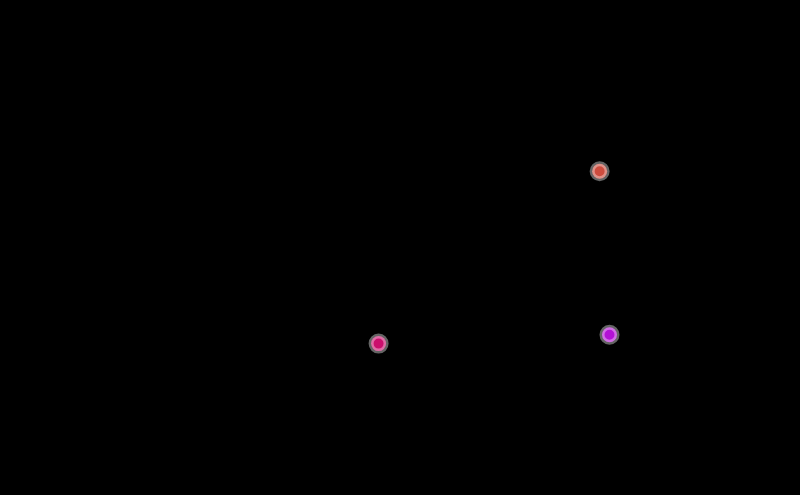
Frame 1 (no input)
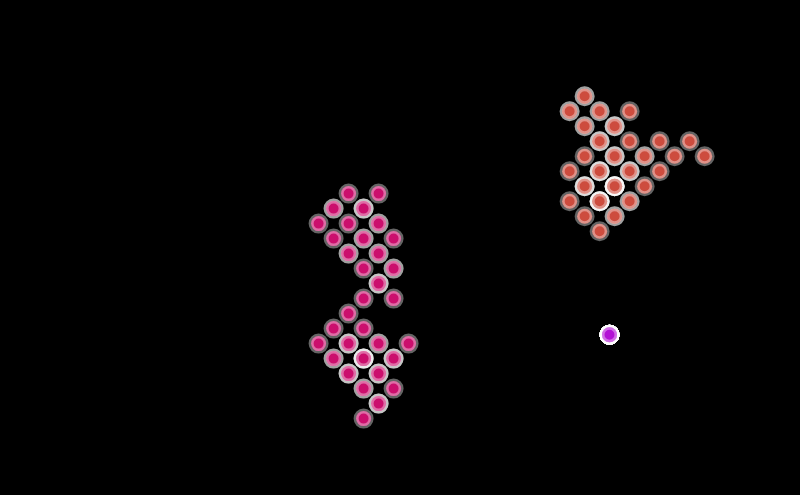
Frame 60 (no input)
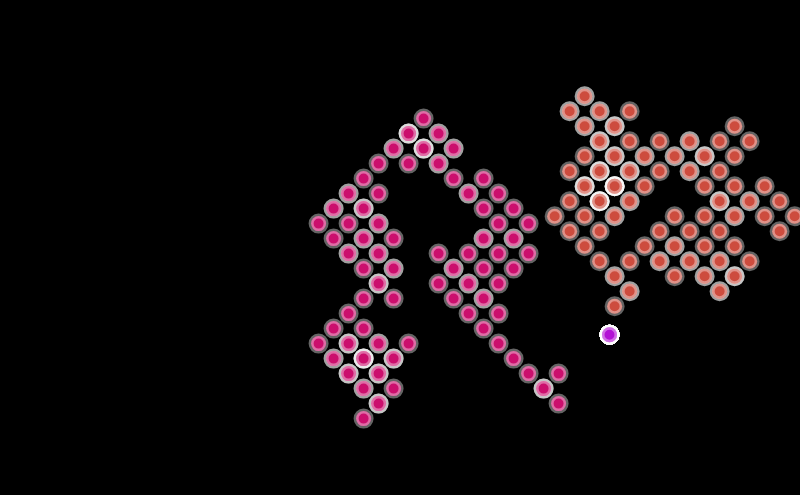
Frame 120 (the mouse pressed at the canvas centre since frame 60)

The p5.js sketch that drew these frames (run headless with seeded random() and noise() and a simulated clock; from frame 60 on, the mouse is pressed at the canvas centre):

// p5.js sketch
// ── sketch.js
//Try to pause individual walkers
var walker = [],
  num = 2,
  on = true;

function Walker(xMin, xMax, yMin, yMax) {
  this.xMin = xMin;
  this.xMax = xMax;
  this.yMin = yMin;
  this.yMax = yMax;
  this.xRt = 0;
  this.yRt = 0;
  this.x = random(width);
  this.y = random(height);
  this.distance = 15;
  this.cS = 15;
  this.col = color(random(255), random(255), random(255));



  this.display = function() {
    var cS = this.cS;

    strokeWeight(5);
    stroke(255, 100);
    //fill(0, 230, 255, 100);
    fill(this.col, 100);
    ellipse(this.x, this.y, cS, cS);

  };
  this.move = function(){
    var xVal = random(0, 1);
    var yVal = random(0, 1);
    
    if(xVal > 0.5){
      this.x -= this.distance;
    } else{
      this.x += this.distance;
    }
    
    if(yVal > 0.5){
      this.y -= this.distance;
    } else{
      this.y += this.distance;
    }
  };
  this.left = function() {
    this.x -= this.distance;
  };

  this.right = function() {
    this.x += this.distance;
  };

  this.up = function() {
    this.y -= this.distance;
  };

  this.down = function() {
    this.y += this.distance;
  };

  this.stayInScreen = function() {
    //Add individual barriers

    var cS = this.cS;

    if (this.x < 0 + 5 - cS / 2) {
      this.x = width + cS / 2;
    } else if (this.x > width + cS / 2) {
      this.x = -cS / 2;
    }
    if (this.y > height + cS / 2) {
      this.y = -cS / 2;
    } else if (this.y < 0 - cS / 2) {
      this.y = height + cS / 2;
    }
  };
}
// ── draw.js
var walker = [], num = 20, on = true;
var userWalker;

function setup() {
  createCanvas(displayWidth, displayHeight-105);
  background(0);
  for (var i = 0; i < num; i++) {
    walker.push(new Walker(random(width), random(height)));  
  }
  
  userWalker = new Walker(0, 0, width/2, height/2);
}

function draw() {
  userWalker.display();
  userWalker.stayInScreen();

  if (on) {
    calledFunctions();
  }
}

function mouseClicked() {
  if (on == true) {
    on = false;
  } else {
    on = true;
  }
}

function keyPressed() {
  if (keyCode == BACKSPACE) {
    background(0);
  }
  if(keyCode == UP_ARROW){
    userWalker.up();
  } else if(keyCode == DOWN_ARROW) {
    userWalker.down();
  }
  
  if(keyCode == LEFT_ARROW){
    userWalker.left();
  } else if(keyCode == RIGHT_ARROW){
    userWalker.right();
  }

}
function keyTyped(){
  if(key == '+'){
    walker.push(new Walker(random(width), random(height)));
  } else if(key == '-'){
    walker.splice(walker.length-1, 1);
  }
}

function calledFunctions() {
    for (var i = 0; i < walker.length; i++) {
      walker[i].display();
      walker[i].stayInScreen();
      walker[i].move();
    }

  }
